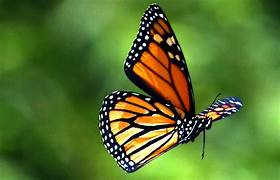
#> input picture image1.jpg, 280 x 180 px
$ jupyter execute 'De 2.IPYNB'
#> lines starting #> are read from the running program, lines starting #| are printed output that depends on the picture; after the words box and inside, x2 and y2 are one past the last pixel; in counts of white or black regions, pixels touching at a corner belong together
# Ngô Quang Vũ
# 197CT10170

### Câu 1 (2 điểm): Cho một ảnh bất kỳ (tên ảnh do sinh viên tự đặt, ví dụ: `my_image.jpg`) và thực hiện các yêu cầu sau:

* Viết chương trình sử dụng Bilateral filter để làm mịn ảnh. (0.5 điểm)
* Viết chương trình sử dụng Canny Edge Detection để xác định biên của hình ảnh. (0.5 điểm)
* Đổi màu ảnh bằng cách hoán đổi kênh màu theo thứ tự (ví dụ: BGR → BRG) và lưu thành tên dạng `[ten_anh]_swapped.jpg`. (0.5 điểm)
* Chuyển ảnh sang không gian màu YCrCb và tách riêng 3 kênh Y, Cr, Cb, lưu thành ảnh grayscale tương ứng (`[ten_anh]_Y.jpg`, `[ten_anh]_Cr.jpg`, `[ten_anh]_Cb.jpg`). (0.5 điểm)

[cell 1]
import cv2
import numpy as np
import os
import matplotlib.pyplot as plt


image_name = "image1.jpg"
img = cv2.imread(image_name)
#> img is the input picture: shape (180, 280, 3); mean B, G, R 45.5, 114.7, 86.1

output_dir = "output_cau1"
os.makedirs(output_dir, exist_ok=True)

# -----------------------------
# 1. Bilateral Filter
bilateral_filtered = cv2.bilateralFilter(img, d=9, sigmaColor=75, sigmaSpace=75)
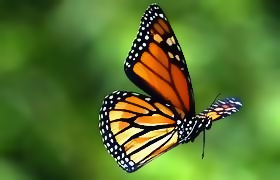
#> bilateral_filtered: shape (180, 280, 3); mean B, G, R 45.1, 114.6, 86.1
cv2.imwrite(f"{output_dir}/image1_bilateral.jpg", bilateral_filtered)

# -----------------------------
# 2. Canny Edge Detection
gray = cv2.cvtColor(img, cv2.COLOR_BGR2GRAY)
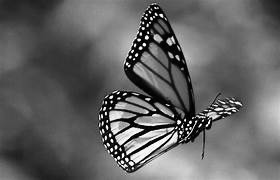
#> gray: shape (180, 280); min 0, max 255, mean 98.2
edges = cv2.Canny(gray, 100, 200)
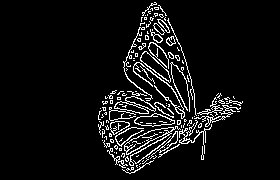
#> edges: shape (180, 280); 6.7% white in thin lines or dots, all inside (x1, y1, x2, y2) = (98, 2, 243, 174)
cv2.imwrite(f"{output_dir}/image1_canny.jpg", edges)

# -----------------------------
# 3. Hoán đổi kênh màu: BGR -> BRG
swapped_img = img[:, :, [0, 2, 1]]
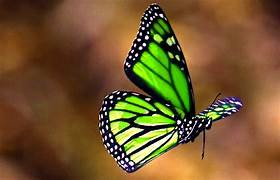
#> swapped_img: shape (180, 280, 3); mean B, G, R 45.5, 86.1, 114.7
cv2.imwrite(f"{output_dir}/image1_swapped.jpg", swapped_img)

# -----------------------------
# 4. Chuyển sang YCrCb và tách kênh
ycrcb = cv2.cvtColor(img, cv2.COLOR_BGR2YCrCb)
#> ycrcb: shape (180, 280, 3); mean of channels 0, 1, 2 98.2, 119.3, 98.2
Y, Cr, Cb = cv2.split(ycrcb)
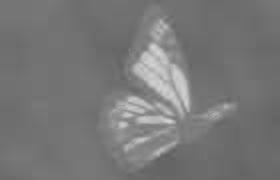
#> Cr: shape (180, 280); min 93, max 214, mean 119.3
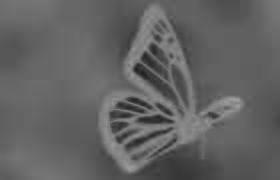
#> Cb: shape (180, 280); min 31, max 158, mean 98.2

cv2.imwrite(f"{output_dir}/image1_Y.jpg", Y)
cv2.imwrite(f"{output_dir}/image1_Cr.jpg", Cr)
cv2.imwrite(f"{output_dir}/image1_Cb.jpg", Cb)

# -----------------------------
# Hiển thị kết quả (tùy chọn)
image_paths = [
    f"{output_dir}/image1_bilateral.jpg",
    f"{output_dir}/image1_canny.jpg",
    f"{output_dir}/image1_swapped.jpg",
    f"{output_dir}/image1_Y.jpg",
    f"{output_dir}/image1_Cr.jpg",
    f"{output_dir}/image1_Cb.jpg"
]

titles = [
    "Bilateral Filter",
    "Canny Edge Detection",
    "Swapped Color Channels (BRG)",
    "Y Channel",
    "Cr Channel",
    "Cb Channel"
]

plt.figure(figsize=(12, 8))

for i, path in enumerate(image_paths):
    img_show = cv2.imread(path)

    if len(img_show.shape) == 2:
        img_rgb = img_show
        cmap = 'gray'
    else:
        img_rgb = cv2.cvtColor(img_show, cv2.COLOR_BGR2RGB)
        cmap = None

    plt.subplot(2, 3, i + 1)
    plt.imshow(img_rgb, cmap=cmap)
    plt.title(titles[i])
    plt.axis('off')

plt.tight_layout()
plt.show()
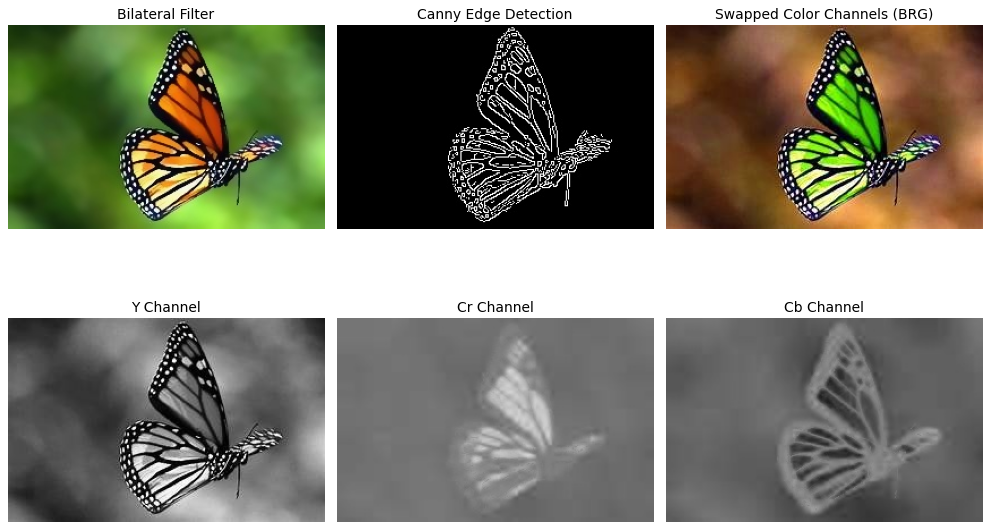
#> figure drawn by matplotlib, 6 panels

### Câu 2 (4 điểm) Viết một chương trình Python sử dụng OpenCV để tạo menu tương tác cho phép người dùng chọn các kỹ thuật biến đổi hình học và xử lý ảnh nâng cao từ một danh sách, áp dụng đồng thời cho nhiều ảnh.

### Yêu cầu:

1. Menu gồm:
* Phóng to ảnh (Zoom bằng resize) (0.5 điểm)
* Xoay ảnh (góc ngẫu nhiên từ 0–360 độ) (0.5 điểm)
* Lật ảnh ngang (0.5 điểm)
* Lật ảnh dọc (0.5 điểm)
* Cắt ảnh (crop ngẫu nhiên vùng giữa ảnh) (0.5 điểm)
* Thêm viền (padding màu ngẫu nhiên) (0.5 điểm)

2. Chương trình xử lý đồng thời 3 ảnh bất kỳ do sinh viên tự chọn (có thể chọn bằng đường dẫn file hoặc nhập tên ảnh tùy ý). (0.5 điểm)

3. Phím tương ứng để kích hoạt các phương pháp xử lý:
* Z: Zoom
* T: Rotate
* H: Horizontal Flip
* V: Vertical Flip
* C: Crop
* P: Padding (0.5 điểm)

4. Lưu file kết quả với định dạng: `result_[phương pháp]_[tên ảnh gốc].jpg`
   Ví dụ: `result_crop_cat.jpg`, `result_rotate_image1.jpg` (0.5 điểm)

[cell 2]
import cv2
import numpy as np
import random
import os

img1 = cv2.imread('image1.jpg')
img2 = cv2.imread('image2.jpg')
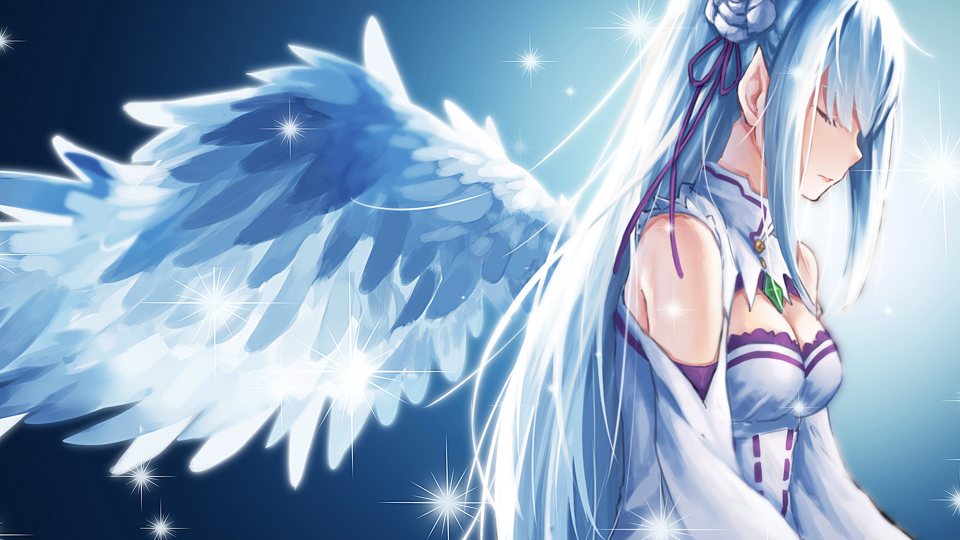
#> input picture image2.jpg, 1920 x 1080 px (shown at 1/2 size)
#> img2 is the input picture: shape (1080, 1920, 3); mean B, G, R 194.4, 167.4, 141.7
img3 = cv2.imread('image3.jpg')
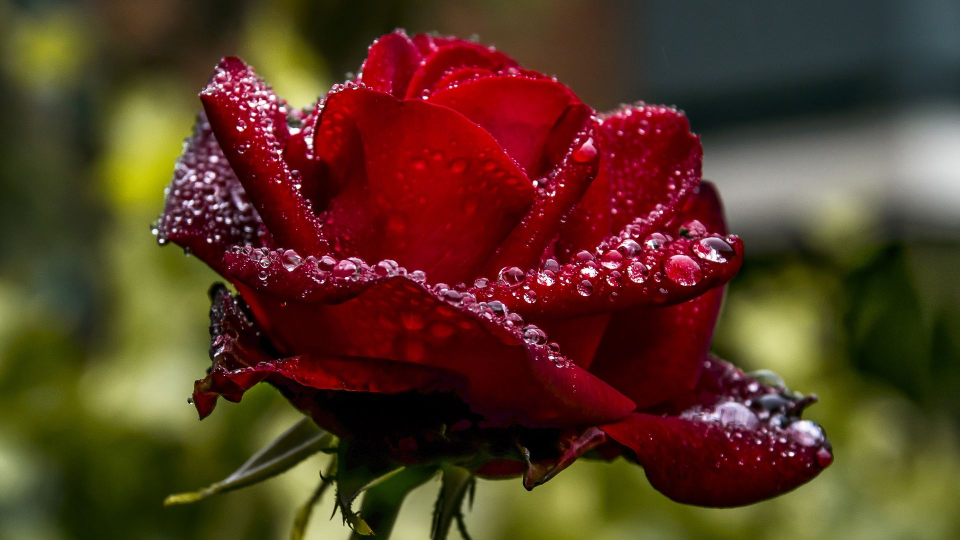
#> input picture image3.jpg, 1920 x 1080 px (shown at 1/2 size)
#> img3 is the input picture: shape (1080, 1920, 3); mean B, G, R 35.6, 56.5, 87.1

if img1 is None or img2 is None or img3 is None:
    print("Lỗi: Không thể đọc một trong các ảnh. Vui lòng kiểm tra đường dẫn.")
    exit()

output_dir = "output_cau2"
os.makedirs(output_dir, exist_ok=True)

# ------- Các hàm xử lý ảnh -----

def zoom_image(img):
    scale = random.uniform(1.2, 2.0)
    h, w = img.shape[:2]
    return cv2.resize(img, (int(w * scale), int(h * scale)))

def rotate_image(img):
    angle = random.randint(0, 360)
    h, w = img.shape[:2]
    center = (w // 2, h // 2)
    matrix = cv2.getRotationMatrix2D(center, angle, 1.0)
    return cv2.warpAffine(img, matrix, (w, h))

def flip_horizontal(img):
    return cv2.flip(img, 1)

def flip_vertical(img):
    return cv2.flip(img, 0)

def crop_center(img):
    h, w = img.shape[:2]
    ch, cw = h // 2, w // 2
    sy, sx = h // 4, w // 4
    return img[sy:sy+ch, sx:sx+cw]

def add_padding(img):
    top, bottom = random.randint(10, 50), random.randint(10, 50)
    left, right = random.randint(10, 50), random.randint(10, 50)
    color = [random.randint(0, 255) for _ in range(3)]
    return cv2.copyMakeBorder(img, top, bottom, left, right, cv2.BORDER_CONSTANT, value=color)

# ----Hàm xử lý và lưu ảnh----
def apply_transformation(transformation_fn, method_name):
    for i, (img, path) in enumerate(zip(images, image_paths)):
        result = transformation_fn(img)
        filename = os.path.splitext(os.path.basename(path))[0]
        save_path = os.path.join(output_dir, f"result_{method_name}_{filename}.jpg")
        cv2.imwrite(save_path, result)
        print(f"✔ Đã lưu: {save_path}")

# ---- Menu tương tác -----
def show_menu():
    print("\n===== MENU XỬ LÝ ẢNH =====")
    print("Z - Zoom (Phóng to)")
    print("T - Rotate (Xoay ảnh)")
    print("H - Horizontal Flip (Lật ngang)")
    print("V - Vertical Flip (Lật dọc)")
    print("C - Crop (Cắt ảnh vùng giữa)")
    print("P - Padding (Thêm viền màu ngẫu nhiên)")
    print("Q - Thoát chương trình")

    while True:
        key = input("Nhập lựa chọn của bạn (Z/T/H/V/C/P/Q): ").strip().upper()
        if key == 'Z':
            apply_transformation(zoom_image, "zoom")
        elif key == 'T':
            apply_transformation(rotate_image, "rotate")
        elif key == 'H':
            apply_transformation(flip_horizontal, "hflip")
        elif key == 'V':
            apply_transformation(flip_vertical, "vflip")
        elif key == 'C':
            apply_transformation(crop_center, "crop")
        elif key == 'P':
            apply_transformation(add_padding, "padding")
        elif key == 'Q':
            print(" Kết thúc chương trình.")
            break
        else:
            print(" Phím không hợp lệ. Vui lòng nhập lại!")


show_menu()
